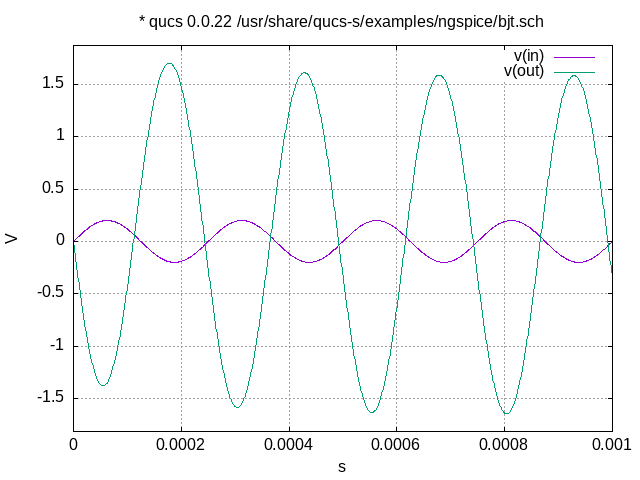

This chart was generated by the following gnuplot code:
set terminal X11 noenhanced
set title "* qucs 0.0.22 /usr/share/qucs-s/examples/ngspice/bjt.sch"
set xlabel "s"
set ylabel "V"
set grid
unset logscale x 
set xrange [0.000000e+00:1.000000e-03]
unset logscale y 
set yrange [-1.815754e+00:1.871747e+00]
#set xtics 1
#set x2tics 1
#set ytics 1
#set y2tics 1
set format y "%g"
set format x "%g"
plot 'circuits/qucs-npn-voltage.data' using 1:2 with lines lw 1 title "v(in)",\
'circuits/qucs-npn-voltage.data' using 3:4 with lines lw 1 title "v(out)"
set terminal push
set terminal png noenhanced
set out 'circuits/qucs-npn-voltage.png'
replot
set term pop
replot
